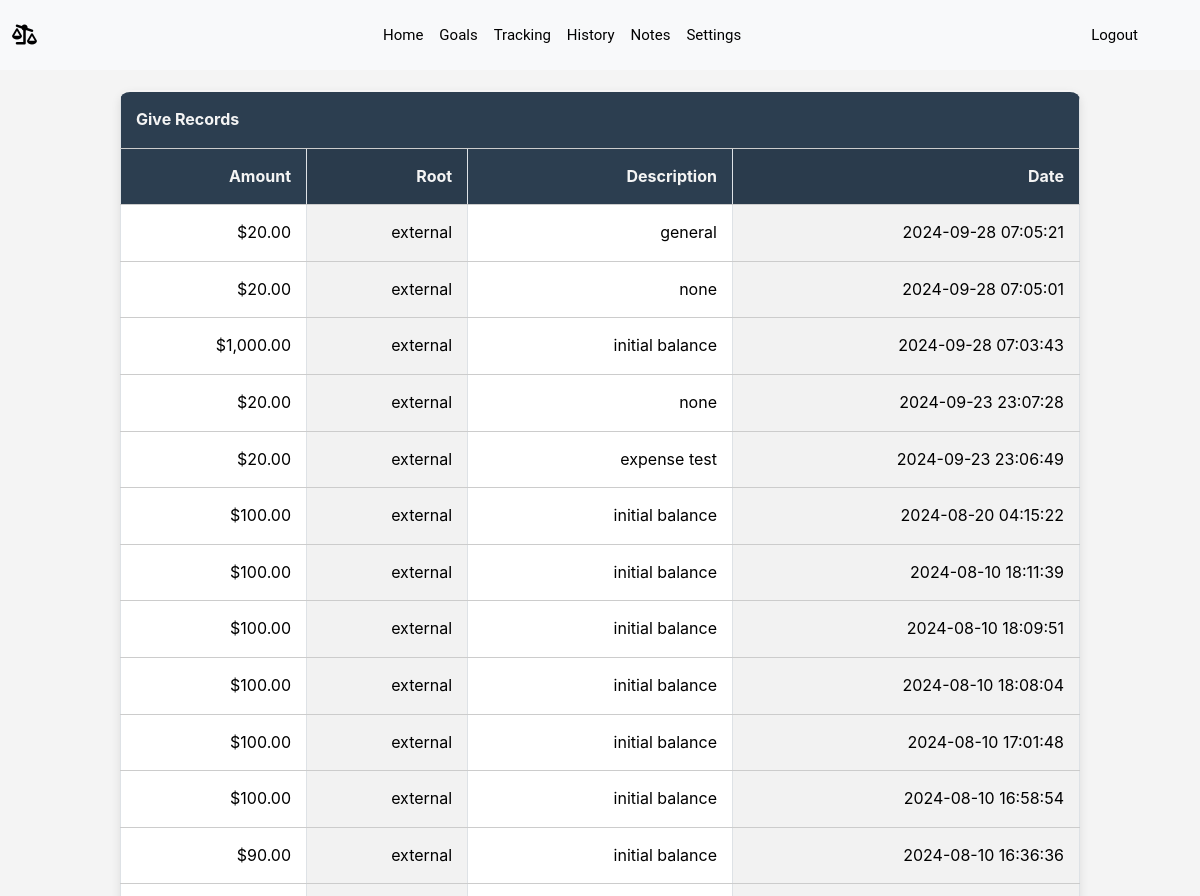
Page /give_history (signed in, upper part) on the earlier database version.
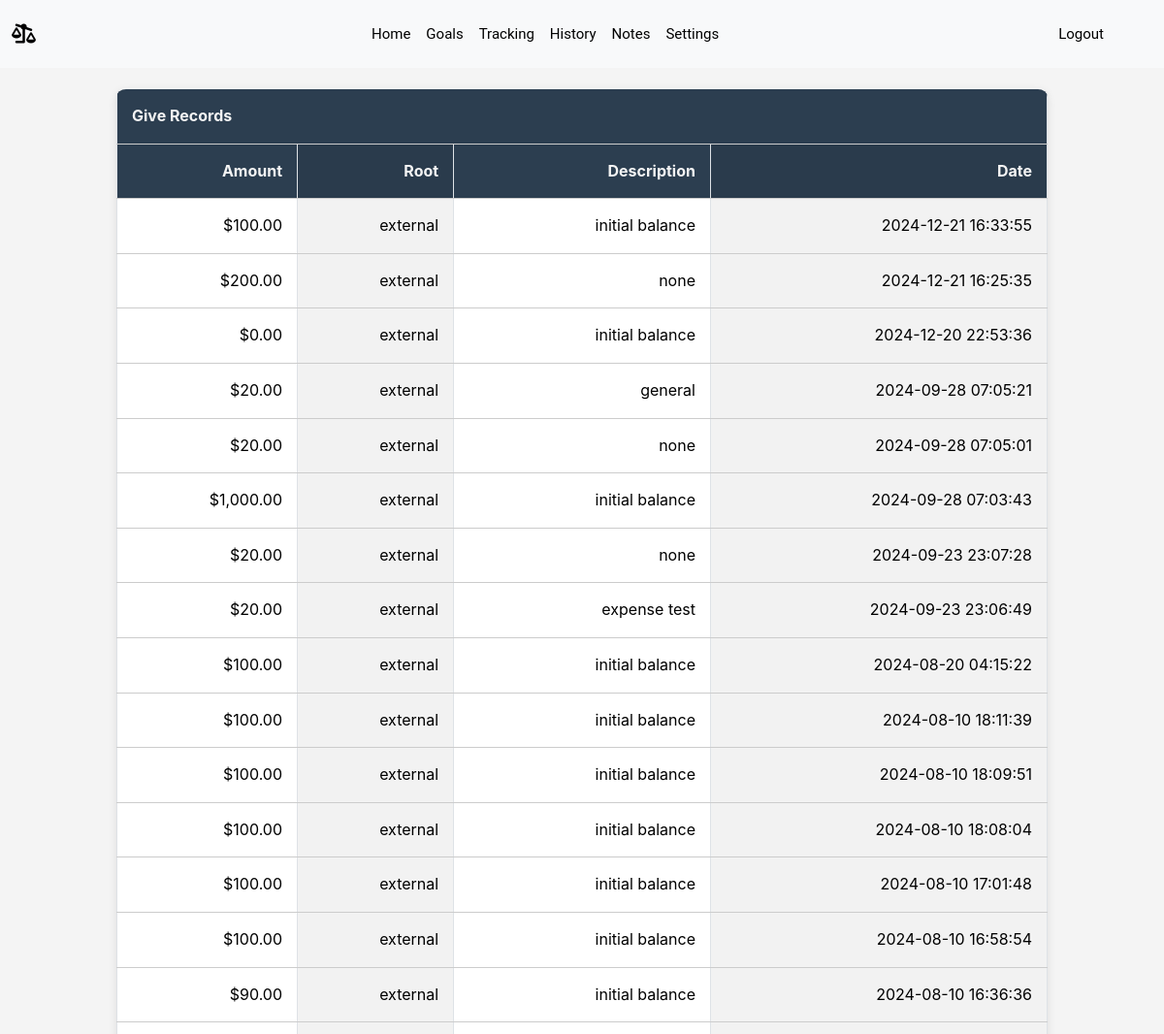
Same page on the later database version.
### models.py (models this page shows)
class Give(db.Model):
    id = db.Column(db.Integer, primary_key=True)
    user_id = db.Column(db.Integer, db.ForeignKey('user.id'), nullable=False)
    amount =db.Column(db.Numeric(precision=10, scale=2), nullable=False, default="0")
    description = db.Column(db.String(200))
    root = db.Column(db.String(120), nullable=False)
    tag = db.Column(db.String(30))
    timestamp = db.Column(db.DateTime, nullable=False, default=db.func.current_timestamp())

### app.py (the view)
@app.route('/give_history', methods=["GET", "POST"])
@login_required
def give_history():
    give_records = Give.query.all()
    give_records_data = []
    for record in give_records:
        give_records_data.append({
            "tag": record.tag,
            "amount": record.amount,
            "root": record.root,
            "description": record.description,
            "timestamp": record.timestamp
        })
    return render_template("give_history.html", give_records_data=give_records_data)

### helpers.py (called while the page is built)
def login_required(f):
    @wraps(f)
    def decorated_function(*args, **kwargs):
        if session.get("user_id") is None:
            return redirect("/login")
        return f(*args, **kwargs)
    return decorated_function

def usd(value):
    if not value:
        value = 0
    if value < 0:
        return "-${:,.2f}".format(abs(value))
    else:
        return "${:,.2f}".format(value)

### templates/give_history.html
{% extends "layout.html" %}
{% block body %}
<main>
    {% set reversed_give = give_records_data|reverse %}
        <table class="table table-group-divider table-bordered table-striped-columns">
            <thead>
                <th colspan="4" class="text-start center">Give Records</th>
            </thead>
            <tbody>
                <tr>
                    <th class="text-end">Amount</th>
                    <th class="text-end">Root</th>
                    <th class="text-end">Description</th>
                    <th class="text-end">Date</th>
                </tr>
                {% for record in reversed_give %}
                    <tr>
                        <td class="text-end">{{ record.amount|usd }}</td>
                        <td class="text-end">{{ record.root }}</td>
                        <td class="text-end">{{ record.description }}</td>
                        <td class="text-end">{{ record.timestamp }}</td>
                    </tr>
                {% endfor %}
            </tbody>
        </table>
    </main>
    {% endblock %}

Differences in the rows shown:
added Give: amount "$100.00", root "external", description "initial balance", timestamp "2024-12-21 16:33:55"
added Give: amount "$200.00", root "external", description "none", timestamp "2024-12-21 16:25:35"
added Give: amount "$0.00", root "external", description "initial balance", timestamp "2024-12-20 22:53:36"
